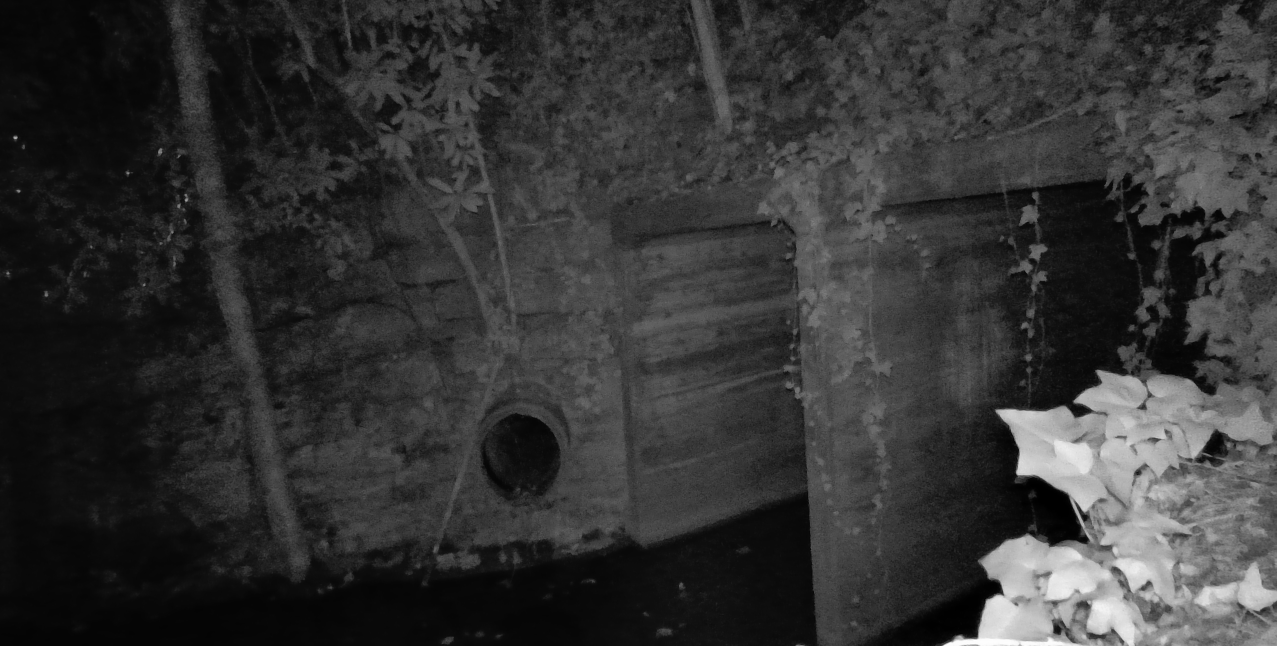
#> input picture preliminary images/DSC0056 copy.JPG, 5108 x 2583 px, found by its file name (shown at 1/4 size)
$ python latest_trycirc.py
#> lines starting #> are read from the running program, lines starting #| are printed output that depends on the picture; after the words box and inside, x2 and y2 are one past the last pixel; in counts of white or black regions, pixels touching at a corner belong together
###############################################
# USAGE: press any key to continue
###############################################

import cv2
import numpy as np


def display_img(img, windowname="image"):
    cv2.imshow(windowname, img)
    # cv2.waitKey(10000)
    cv2.waitKey()


# [6 lines of commented-out code are left out]
img = cv2.imread('./DSC0056 copy.JPG')  # 30
#> img is the input picture: shape (2583, 5108, 3); min 0, max 255, mean 51.4

# make image smaller
# img = cv2.resize(img, (0, 0), fx=0.5, fy=0.5)
img = cv2.resize(img, (1024, 720))
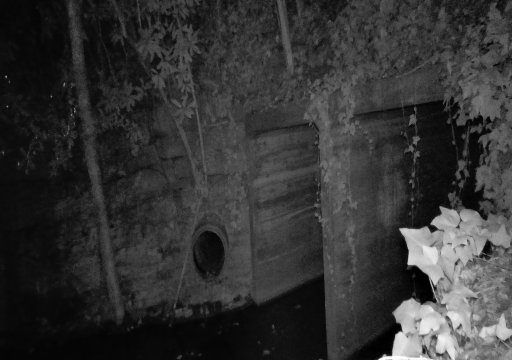
#> img: shape (720, 1024, 3) (shown at 1/2 size); min 0, max 255, mean 51.3
# grab the height of the image
img_height = img.shape[0]
print("image height: {}".format(img_height))
#| image height: 720
# print img.shape
print("image shape: {}".format(img.shape))
#| image shape: (720, 1024, 3)

# Convert the image to grayscale
gray = cv2.cvtColor(img, cv2.COLOR_BGR2GRAY)

# [6 lines of commented-out code are left out]

threshold_value = 40
histogram = cv2.calcHist([gray], [0], None, [256], [0, 256]).flatten()
#> histogram = 256 values, max 17363 at index 13, min 3 at index 255, mean 2880
cdf = histogram.cumsum()
#> cdf = 256 values from 558 to 737280
cdf_normalized = cdf * float(histogram.max()) / cdf.max()
#> cdf_normalized = 256 values from 13.14 to 17363
low_contrast_threshold = np.argmax(cdf_normalized > 0.20 * cdf_normalized[-1])
#> low_contrast_threshold = 15
high_contrast_threshold = np.argmax(cdf_normalized > 0.80 * cdf_normalized[-1])
#> high_contrast_threshold = 72
print("low contrast threshold: {}".format(low_contrast_threshold))
#| low contrast threshold: 15
print("high contrast threshold: {}".format(high_contrast_threshold))
#| high contrast threshold: 72
use_equalization = high_contrast_threshold - \
    low_contrast_threshold < threshold_value
#> use_equalization = False


# apply equalizeHist
if use_equalization:
    gray = cv2.equalizeHist(gray)
    print("using equalization")

#gray = cv2.adaptiveThreshold(gray, 255, cv2.ADAPTIVE_THRESH_MEAN_C, cv2.THRESH_BINARY_INV, 101, 0)
#gray = cv2.addWeighted(gray, 1.2, 255-gray, -1, 0)

# Apply Gaussian blur to reduce noise
blur = cv2.GaussianBlur(gray, (13, 13), 0)


# Apply median blur to reduce noise
blur = cv2.medianBlur(blur, 17)
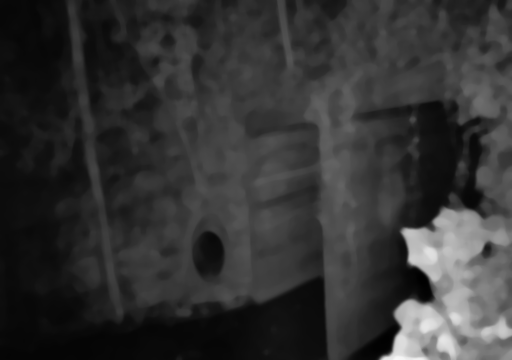
#> blur: shape (720, 1024) (shown at 1/2 size); min 0, max 248, mean 51.2

# Apply Hough Transform to detect circles
circles = cv2.HoughCircles(blur, cv2.HOUGH_GRADIENT, 1,
                           max(blur.shape), param1=50, param2=30, minRadius=0, maxRadius=img_height//4)
#> circles = [[918.5, 466.5, 56.3]]

# Draw the detected circles on a black background
output = cv2.cvtColor(gray, cv2.COLOR_GRAY2BGR)
if circles is not None:
    circles = np.round(circles[0, :]).astype("int")
#> circles = [[918, 466, 56]]
    for (x, y, r) in circles:
        cv2.circle(output, (x, y), r, (255, 180, 180), -1)
#> this loop made 1 pass
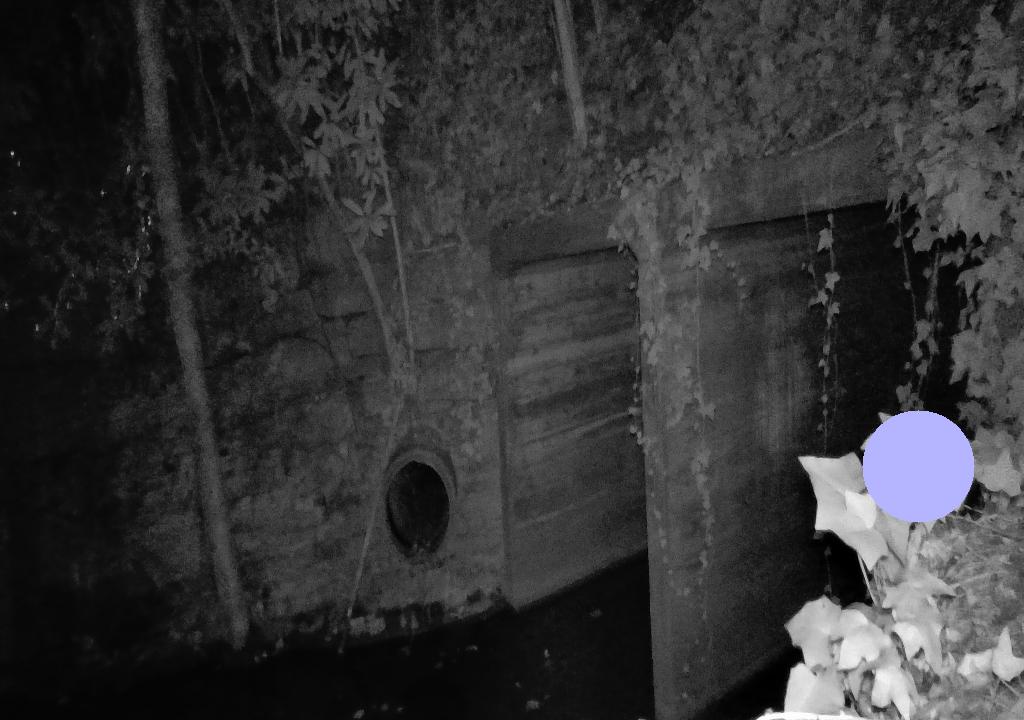
#> output: shape (720, 1024, 3); 1.34% of pixels changed, all inside (x1, y1, x2, y2) = (862, 410, 975, 523)

# Display the input and output images
display_img(img, "input")
display_img(blur, "blur")
display_img(output, "output")


# Save the output image
# cv2.imwrite('water_outlet_processed.jpg', output)

$ run again, with preliminary images/00d62881-9.jpg copied over preliminary images/DSC0056 copy.JPG
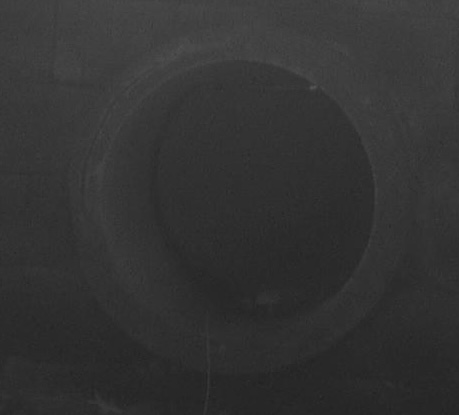
#> input picture preliminary images/00d62881-9.jpg, 459 x 415 px, found by its file name
#> img is the input picture: shape (415, 459, 3); min 31, max 84, mean 51.3
#> `img = cv2.resize(img, (1024, 720))`:
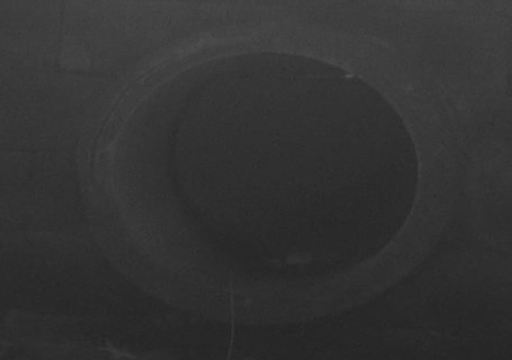
#> img: shape (720, 1024, 3) (shown at 1/2 size); min 32, max 83, mean 51.2
#| image height: 720
#| image shape: (720, 1024, 3)
#> histogram = 256 values, max 37103 at index 47, min 0 at index 0, mean 2880
#> cdf = 256 values from 0 to 737280
#> cdf_normalized = 256 values from 0 to 37103
#> low_contrast_threshold = 43
#> high_contrast_threshold = 60
#| low contrast threshold: 43
#| high contrast threshold: 60
#> use_equalization = True
#> `blur = cv2.medianBlur(blur, 17)`:
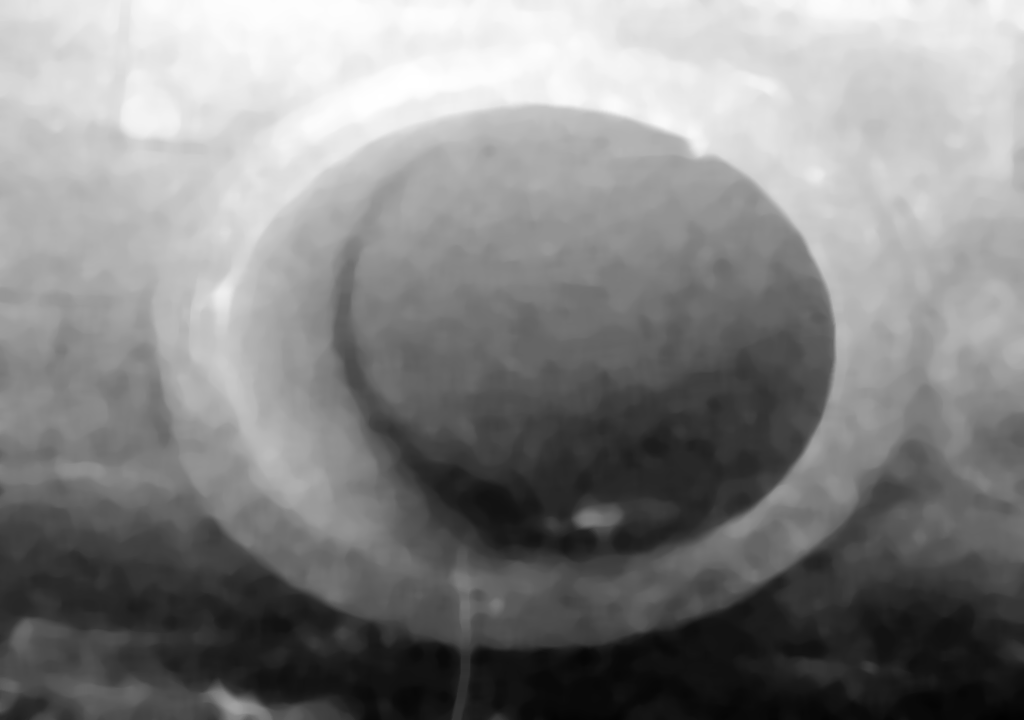
#> blur: shape (720, 1024); min 2, max 255, mean 131.9
#> circles = None

$ run again, with preliminary images/00d62881-95.jpg copied over preliminary images/DSC0056 copy.JPG
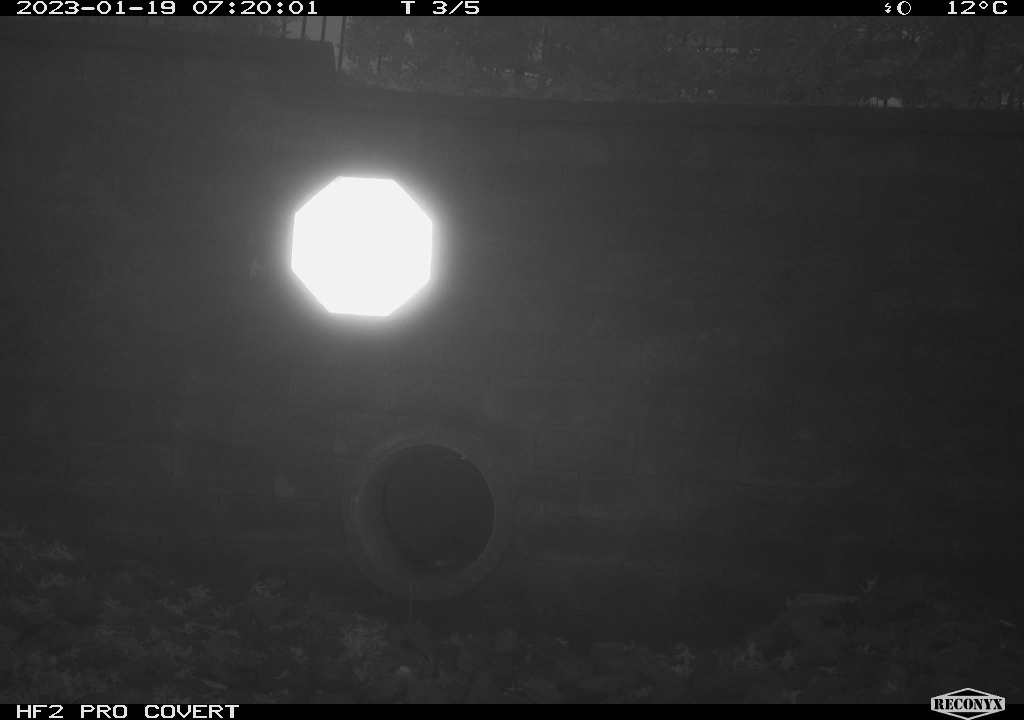
#> input picture preliminary images/00d62881-95.jpg, 2048 x 1440 px, found by its file name (shown at 1/2 size)
#> img is the input picture: shape (1440, 2048, 3); min 0, max 255, mean 53.9
#> img: shape (720, 1024, 3)
#| image height: 720
#| image shape: (720, 1024, 3)
#> histogram = 256 values, max 26033 at index 40, min 0 at index 11, mean 2880
#> cdf = 256 values from 24451 to 737280
#> cdf_normalized = 256 values from 863.4 to 26033
#> low_contrast_threshold = 36
#> high_contrast_threshold = 63
#| low contrast threshold: 36
#| high contrast threshold: 63
#> use_equalization = True
#> `blur = cv2.medianBlur(blur, 17)`:
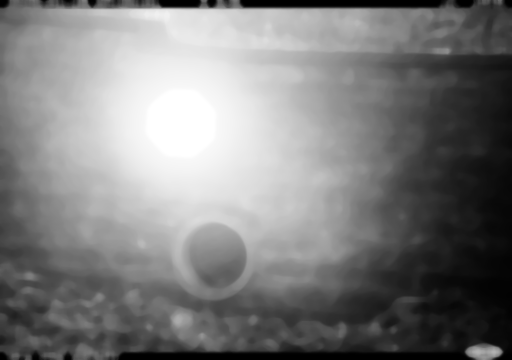
#> blur: shape (720, 1024) (shown at 1/2 size); min 0, max 255, mean 125.4
#> `circles = cv2.HoughCircles(blur, cv2.HOUGH_GRADIENT, 1, max(blur.shape..`: circles = [[425.5, 512.5, 67.7]]
#> `circles = np.round(circles[0, :]).astype("int")`: circles = [[426, 512, 68]]
#> the loop `for (x, y, r) in circles:` made 1 pass
#> after the loop `for (x, y, r) in circles:`:
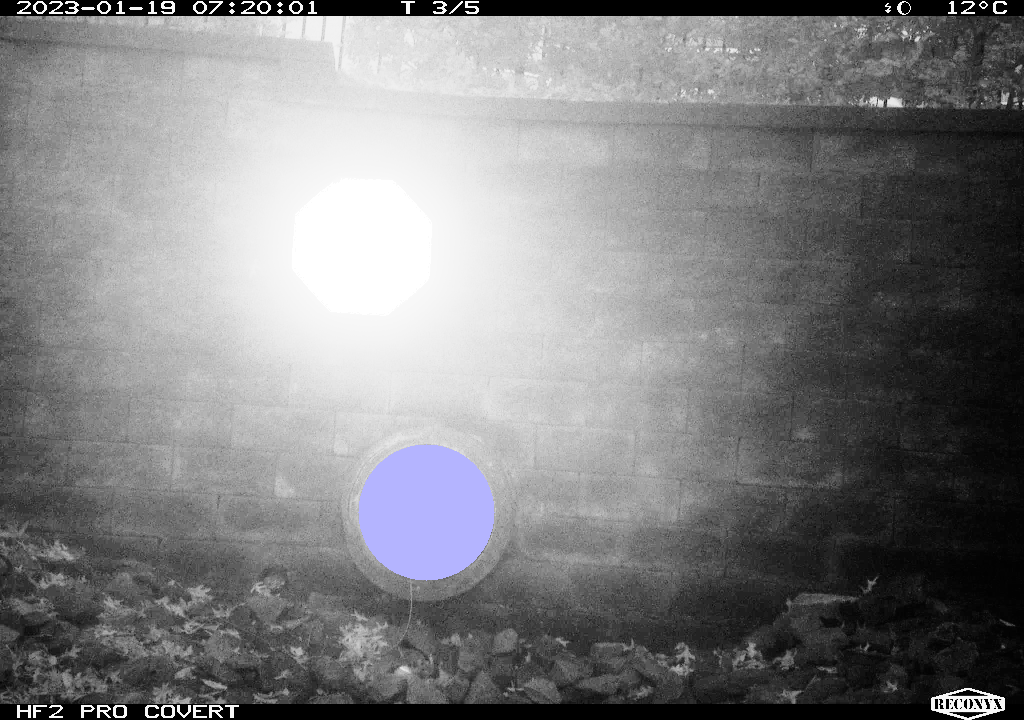
#> output: shape (720, 1024, 3); mean B, G, R 128, 126.6, 126.6
